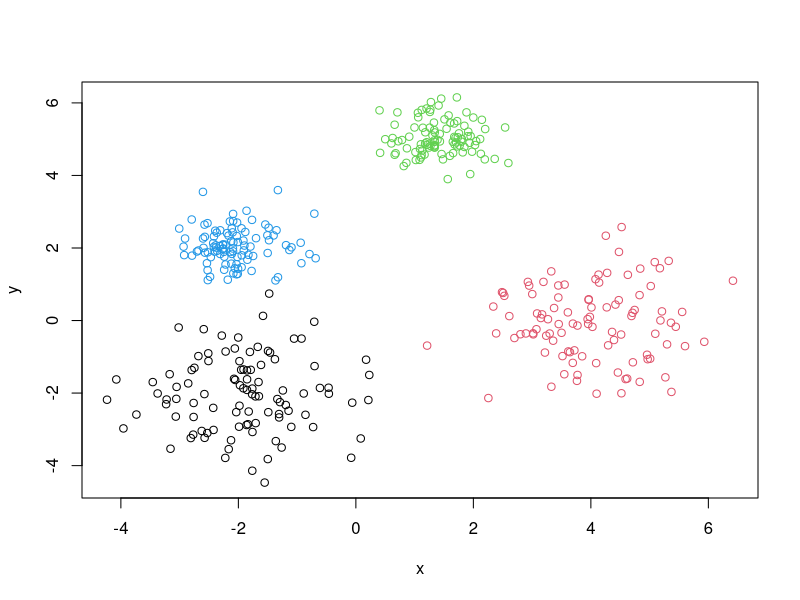

Recreate this plot in R. (Note: this script raises an error after producing the figure.)
#3)

library(stats)
library(cluster)

#-----Gaussianas--------
tot.puntos<-100
gap=2
x<-rnorm(tot.puntos,mean=-gap)
y<-rnorm(tot.puntos,mean=-gap)
gausianas<-cbind(x,y,rep(1,length(x)))
x<-rnorm(tot.puntos,mean=2*gap)
y<-rnorm(tot.puntos,mean=0)
gausianas<-rbind(gausianas,cbind(x,y,rep(2,length(x))))
x<-rnorm(tot.puntos,mean=0.7*gap,sd=0.5)
y<-rnorm(tot.puntos,mean=2.5*gap,sd=0.5)
gausianas<-rbind(gausianas,cbind(x,y,rep(3,length(x))))
x<-rnorm(tot.puntos,mean=-gap,sd=0.5)
y<-rnorm(tot.puntos,mean=gap,sd=0.5)
gausianas<-rbind(gausianas,cbind(x,y,rep(4,length(x))))
plot(gausianas[,1:2],col=gausianas[,3])

print("GAP gaussianas")
print(GAP(gausianas[,-3],10,30))
print("Stability gaussianas")
print(stability_new(gausianas[,-3],10,30))
#-----------------------

#-----Iris--------
print("GAP iris")
print(GAP(prcomp(scale(log(iris[-5])))$x,10,30))
print("Stability iris")
print(stability_new(prcomp(scale(log(iris[-5])))$x,10,30))
#-----------------

#----Lampone------
scaled_lampone<-prcomp(lampone[,-c(dim(lampone)[2],143, 1)],retx=T)$x

print("GAP lampone")
print(GAP(scaled_lampone,10,30))
print("Stability lampone")
print(stability_new(scaled_lampone,10,30))
#-----------------
